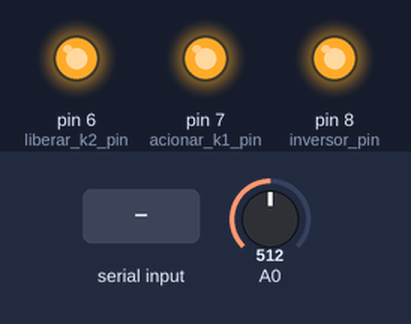
This sketch was run on a simulated Arduino Uno, built with avr-gcc and run on an emulated ATmega328P. Shown: output pins drawn as LEDs (lit = HIGH). The inputs (shaded band) are chosen by the test bench; at power-on: A0 = 512.

Above: at 12.8 s.
12.9 s: A0 set to 910
25.2 s: A0 set to 933
At 31.9 s:
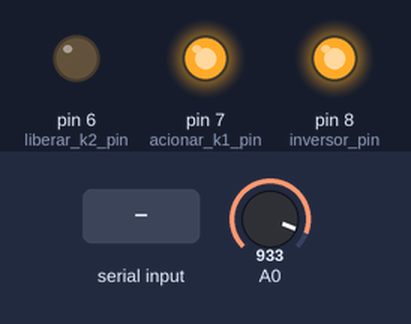
37.5 s: "off" received over the second serial link
At 40.0 s:
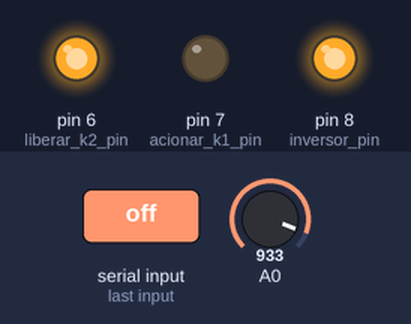
46.5 s: "on" received over the second serial link
At 48.3 s:
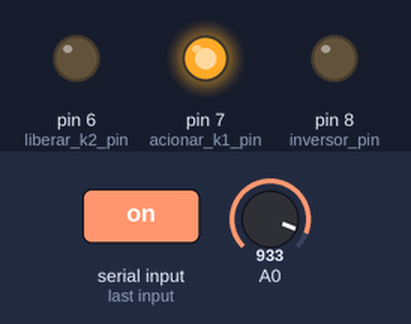
Timing chart, 0 to 49.8 s (numbered marks = the images above; inputs shaded):
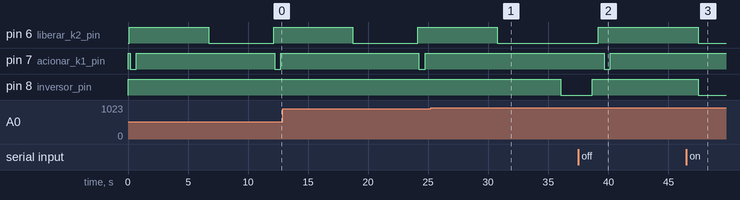

The sketch:

arduino_uno_bluetooth.ino
```cpp
#include <SoftwareSerial.h>
#include "max6675.h" // Biblioteca utilizada para o amplificador de sinal dos termopares
#include "LiquidCrystal_I2C.h" // Biblioteca da tela LCD
#include "Wire.h" // Biblioteca para realizar as comunicações com a tela LCD
int inversor_pin = 8; // Pino digital conectado ao relé de comando do motor/inversor
int acionar_k1_pin = 7; // Pino digital conectado ao relé de comando de acionamento da central
int liberar_k2_pin = 6; // Pino digital conectado ao relé de comando de liberação/comutação da válvula da central
int ciclo = 0; // Contador de ciclos
// Definindo o termopar e suas conexões
int thermoD0 = 3; // so
int thermoCS = 4;
int thermoCLK = 5; // sck

int RX = 12;
int TX = 11;

SoftwareSerial bluetooth(RX, TX); // RX, TX

float temp;

String pythonMessage = "";
bool rodeiroStatus = true;
bool doOnce = true;
bool offWithoutBreaking = false;

int cycle = 0;

void setup() {
  //Serial.begin(9600); // Iniciar leitura serial, definindo baudrate = 9600
  bluetooth.begin(9600);
  while (!bluetooth) {
  }
  // Definindo todos os pinos de relé como OUTPUT (eles terão a função de enviar informação ao relé)
  pinMode(inversor_pin, OUTPUT);
  pinMode(acionar_k1_pin, OUTPUT);
  pinMode(liberar_k2_pin, OUTPUT);
  digitalWrite(acionar_k1_pin, HIGH); // Freio não acionado
  digitalWrite(liberar_k2_pin, LOW);
}

void loop() {

    if (bluetooth.available()) {
      pythonMessage = bluetooth.readString();
      bluetooth.print("ECO: ");
      bluetooth.println(pythonMessage);
      if (pythonMessage.indexOf("on") > -1) {
        rodeiroStatus = true;
      }
      if (pythonMessage.indexOf("off") > -1) {
        bluetooth.print("YYYYYYY");
        rodeiroStatus = false;
        doOnce = true;
        if (pythonMessage.startsWith("offWithoutBreaking")) {
          offWithoutBreaking = true;
        }
      }
    }

    if (rodeiroStatus) {
      // Deixar ambos os comandos da central em seu estado padrão:
      digitalWrite(acionar_k1_pin, HIGH); // Freio não acionado
      digitalWrite(liberar_k2_pin, LOW); // Válvula comutada permitindo passagemdo fluido (para permitir que a pastilha volte mais facilmente diminuindo aresistência)
      int value = analogRead(A0); // Ler valor da tensão enviada pelo relé interno do inversor (deve estar em 5V até atingir a velocidade desejada, definida em P281 e P002)
      float voltage = value*(5.0/1023.0); // Converter o valor codificado em tensão real
      if(voltage < 4.5){ // Se a tensão estiver abaixo de 4,90 (compensa pela flutuação entre 5 e 4,90), então terá atingido a velocidade desejada e a frenagem deve ser iniciada
          // if(ciclo == 0){ // Se estiver no primeiro ciclo, esperar por 5 min (300 s ou 300000 ms) para aquecer os rolamentos
          //     // Mostrando na tela que está no período de aquecimento
          //     // Espera por 5 min
          //     delay(3000);
          // }
          digitalWrite(inversor_pin, HIGH); // Desliga o motor comandando o relé do inversor

          delay(100);
          // Aciona o freio comandando o relé da válvula da central para impedir a    liberação de pressão e comandando o relé de acionamento da central
          digitalWrite(liberar_k2_pin, HIGH);
          delay(100); // Esperar um pouco antes de acionar
          digitalWrite(acionar_k1_pin, LOW);
          //Serial.println("Central acionada");
          delay(500); // Esperar meio segundo antes de tirar o acionamento (não énecessário muito tempo para que a pressão seja atingida)
          // Parar o acionamento (pressão será mantida)
          digitalWrite(acionar_k1_pin, HIGH);

          long time_before_while = millis();

          // Serial.println("Start");
          bluetooth.println("Start");

          // Aguardar 8 segundos (dentro do while) para a frenagem ser realizada.
          while ((millis() - time_before_while) < 6000) {
              delay(150);
          }


          // Liberar a pressão (voltar ao estado padrão) comandando o relé que comanda a válvula da central
          digitalWrite(liberar_k2_pin, LOW);

          time_before_while = millis();

          // Aguardar mais 8 segundos dentro do while para garantir liberação total da pressão e reiniciar o ciclo
          while ((millis() - time_before_while) < 5000) {
              delay(150);
          }

          // Serial.println("End");
          bluetooth.println("End");

          cycle++;

          bluetooth.println(cycle);

          ciclo = ciclo + 1; // Acrescentar à contagem de ciclos
          } else { // Se não tiver atingido a velocidade, manter o motor ligado até atingir
          digitalWrite(inversor_pin, LOW);
          // Mostra a temperatura atual (neste caso, em tempo real) e o ciclo atual
      }
      delay(200); // Tempo necessário para leitura adequada do termopar
    }
    if (!rodeiroStatus && doOnce) {
      digitalWrite(inversor_pin, HIGH); // Desliga o motor comandando o relé do inversor
      if (!offWithoutBreaking) {
        delay(500);
        // Aciona o freio comandando o relé da válvula da central para impedir a    liberação de pressão e comandando o relé de acionamento da central
        digitalWrite(liberar_k2_pin, HIGH);
        delay(500); // Esperar um pouco antes de acionar
        digitalWrite(acionar_k1_pin, LOW);
        //Serial.println("Central acionada");
        delay(500); // Esperar meio segundo antes de tirar o acionamento (não énecessário muito tempo para que a pressão seja atingida)
        // Parar o acionamento (pressão será mantida)
        digitalWrite(acionar_k1_pin, HIGH);
      } else {
        offWithoutBreaking = false;
      }
      doOnce = false;
    }
}
```

Measured:
- the behaviour switches between 920 and 921 on A0 (found by bisection; images 0 and 1)
- after the input at 25.2 s, pin 6 (liberar_k2_pin): goes on until 30.7 s, then stays LOW; pin 7 (acionar_k1_pin): stays HIGH (without the input it goes to LOW after 11.1 s); pin 8 (inversor_pin): HIGH → LOW after 10.9 s
- after the input at 37.5 s, pin 6 (liberar_k2_pin): LOW → HIGH after 1.7 s; pin 7 (acionar_k1_pin): HIGH → LOW after 2.2 s, → HIGH 0.50 s later; pin 8 (inversor_pin): LOW → HIGH after 1.2 s
- after the input at 46.5 s, pin 6 (liberar_k2_pin), pin 8 (inversor_pin): HIGH → LOW after 1.0 s
- by itself, pin 7 (acionar_k1_pin): alternates HIGH for 11.5 s and LOW for 0.50 s
